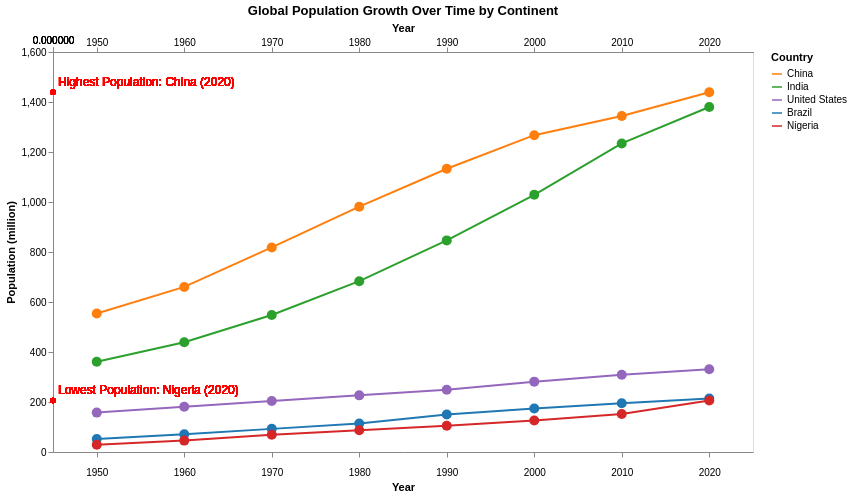

Vega-Lite specification stored for this chart:
### Vega-Lite specification from a JSON file in a GitHub repository (floating-point values rounded to 4 significant figures)
{"$schema": "https://vega.github.io/schema/vega-lite/v5.json", "title": "Global Population Growth Over Time by Continent", "width": 700, "height": 400, "data": {"values": [{"Country": "China", "Year": 1950, "Population": 554005000, "Continent": "Asia"}, {"Country": "China", "Year": 1960, "Population": 660330000, "Continent": "Asia"}, {"Country": "China", "Year": 1970, "Population": 818315000, "Continent": "Asia"}, {"Country": "China", "Year": 1980, "Population": 981235000, "Continent": "Asia"}, {"Country": "China", "Year": 1990, "Population": 1133020000, "Continent": "Asia"}, {"Country": "China", "Year": 2000, "Population": 1267320000, "Continent": "Asia"}, {"Country": "China", "Year": 2010, "Population": 1344130000, "Continent": "Asia"}, {"Country": "China", "Year": 2020, "Population": 1439323776, "Continent": "Asia"}, {"Country": "India", "Year": 1950, "Population": 361000000, "Continent": "Asia"}, {"Country": "India", "Year": 1960, "Population": 439235000, "Continent": "Asia"}, {"Country": "India", "Year": 1970, "Population": 548159000, "Continent": "Asia"}, {"Country": "India", "Year": 1980, "Population": 683329000, "Continent": "Asia"}, {"Country": "India", "Year": 1990, "Population": 846387000, "Continent": "Asia"}, {"Country": "India", "Year": 2000, "Population": 1028690000, "Continent": "Asia"}, {"Country": "India", "Year": 2010, "Population": 1234280000, "Continent": "Asia"}, {"Country": "India", "Year": 2020, "Population": 1380004385, "Continent": "Asia"}, {"Country": "United States", "Year": 1950, "Population": 157553000, "Continent": "North America"}, {"Country": "United States", "Year": 1960, "Population": 180671000, "Continent": "North America"}, {"Country": "United States", "Year": 1970, "Population": 203984000, "Continent": "North America"}, {"Country": "United States", "Year": 1980, "Population": 226542000, "Continent": "North America"}, {"Country": "United States", "Year": 1990, "Population": 248709000, "Continent": "North America"}, {"Country": "United States", "Year": 2000, "Population": 281421000, "Continent": "North America"}, {"Country": "United States", "Year": 2010, "Population": 308745538, "Continent": "North America"}, {"Country": "United States", "Year": 2020, "Population": 331002651, "Continent": "North America"}, {"Country": "Brazil", "Year": 1950, "Population": 51910000, "Continent": "South America"}, {"Country": "Brazil", "Year": 1960, "Population": 70700000, "Continent": "South America"}, {"Country": "Brazil", "Year": 1970, "Population": 92500000, "Continent": "South America"}, {"Country": "Brazil", "Year": 1980, "Population": 113800000, "Continent": "South America"}, {"Country": "Brazil", "Year": 1990, "Population": 150000000, "Continent": "South America"}, {"Country": "Brazil", "Year": 2000, "Population": 174000000, "Continent": "South America"}, {"Country": "Brazil", "Year": 2010, "Population": 195000000, "Continent": "South America"}, {"Country": "Brazil", "Year": 2020, "Population": 213993437, "Continent": "South America"}, {"Country": "Nigeria", "Year": 1950, "Population": 28820000, "Continent": "Africa"}, {"Country": "Nigeria", "Year": 1960, "Population": 45600000, "Continent": "Africa"}, {"Country": "Nigeria", "Year": 1970, "Population": 69000000, "Continent": "Africa"}, {"Country": "Nigeria", "Year": 1980, "Population": 87300000, "Continent": "Africa"}, {"Country": "Nigeria", "Year": 1990, "Population": 105000000, "Continent": "Africa"}, {"Country": "Nigeria", "Year": 2000, "Population": 126000000, "Continent": "Africa"}, {"Country": "Nigeria", "Year": 2010, "Population": 152000000, "Continent": "Africa"}, {"Country": "Nigeria", "Year": 2020, "Population": 206139589, "Continent": "Africa"}]}, "params": [{"name": "continent", "value": "All", "bind": {"input": "select", "options": ["All", "Asia", "Africa", "North America", "South America"], "labels": ["All", "Asia", "Africa", "North America", "South America"], "name": "Select Continent"}}], "transform": [{"calculate": "datum.Population / 1000000", "as": "Population (million)"}, {"filter": "datum.Continent == continent || continent == 'All'"}], "layer": [{"mark": "line", "encoding": {"x": {"field": "Year", "type": "ordinal", "title": "Year", "axis": {"values": [1950, 1960, 1970, 1980, 1990, 2000, 2010, 2020], "labelOverlap": "parity", "labelAngle": 0, "labelPadding": 10}}, "y": {"field": "Population (million)", "type": "quantitative", "title": "Population (million)", "scale": {"type": "linear"}}, "color": {"field": "Country", "type": "nominal", "scale": {"domain": ["China", "India", "United States", "Brazil", "Nigeria"], "range": ["#ff7f0e", "#2ca02c", "#9467bd", "#1f77b4", "#d62728"]}, "legend": {"title": "Country"}}, "tooltip": [{"field": "Country", "title": "Country"}, {"field": "Year", "title": "Year"}, {"field": "Population (million)", "title": "Population (million)"}]}}, {"mark": {"type": "point", "opacity": 1, "filled": true, "size": 100}, "encoding": {"x": {"field": "Year", "type": "ordinal", "title": "Year", "axis": {"values": [1950, 1960, 1970, 1980, 1990, 2000, 2010, 2020], "labelOverlap": "parity", "labelAngle": 0, "labelPadding": 10}}, "y": {"field": "Population (million)", "type": "quantitative", "title": "Population (million)", "scale": {"type": "linear"}, "axis": {"grid": false, "tickCount": 10}}, "color": {"field": "Country", "type": "nominal", "scale": {"domain": ["China", "India", "United States", "Brazil", "Nigeria"], "range": ["#ff7f0e", "#2ca02c", "#9467bd", "#1f77b4", "#d62728"]}, "legend": null}, "tooltip": [{"field": "Country", "title": "Country"}, {"field": "Year", "title": "Year"}, {"field": "Population (million)", "title": "Population (million)"}]}}, {"mark": {"type": "circle", "color": "red", "strokeWidth": 1.5}, "encoding": {"x": {"datum": 2020}, "y": {"datum": 1439.0}, "y2": {"datum": 1300}}, "transform": [{"filter": "continent == 'All'"}]}, {"mark": {"type": "text", "color": "red", "fontSize": 12, "align": "left", "dx": 5, "dy": -10}, "encoding": {"x": {"datum": 2020}, "y": {"datum": 1439.0}, "text": {"value": "Highest Population: China (2020)"}}, "transform": [{"filter": "continent == 'All'"}]}, {"mark": {"type": "circle", "color": "red", "strokeWidth": 1}, "encoding": {"x": {"datum": 2020}, "y": {"datum": 206.1}, "y2": {"datum": 100}}, "transform": [{"filter": "continent == 'All'"}]}, {"mark": {"type": "text", "color": "red", "fontSize": 12, "align": "left", "dx": 5, "dy": -10}, "encoding": {"x": {"datum": 2020}, "y": {"datum": 206.1}, "text": {"value": "Lowest Population: Nigeria (2020)"}}, "transform": [{"filter": "continent == 'All'"}]}]}
